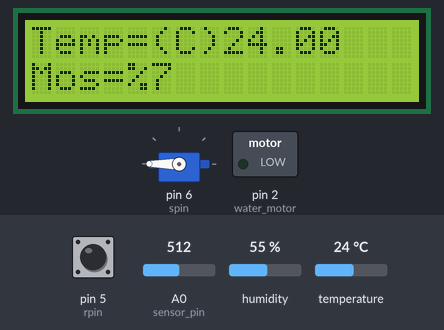
Simulated run of this sketch. Board: Arduino Uno, built with avr-gcc and run on an emulated ATmega328P. Parts: servo, 16×2 character LCD, switched loads named in the sketch (green lamp = pin HIGH). Inputs (shaded band) come from the test bench; at power-on: A0 (sensor_pin) = 512, temperature 24 °C, pin 5 (rpin) HIGH, humidity 55 %. What the sketch prints to the serial monitor is not drawn.

Above: at 1.7 s.
1.8 s: A0 (sensor_pin) set to 537
At 3.8 s:
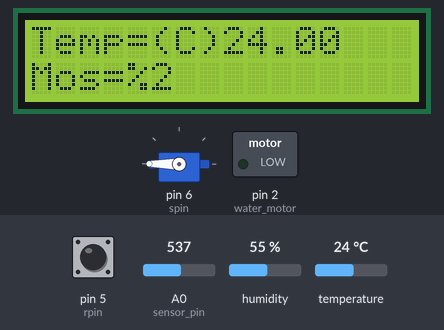
4.6 s: A0 (sensor_pin) set to 564
At 7.2 s:
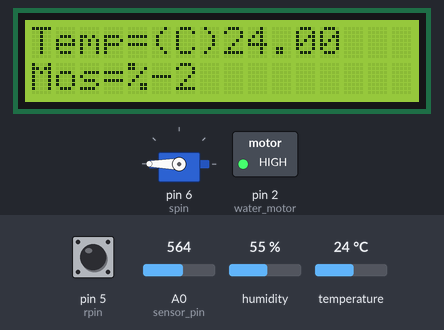
7.7 s: temperature set to 31 °C
At 10.3 s:
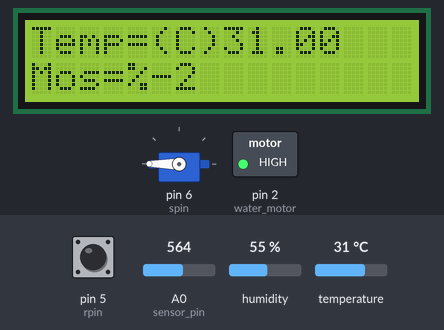
10.8 s: temperature set to 34 °C
At 12.1 s:
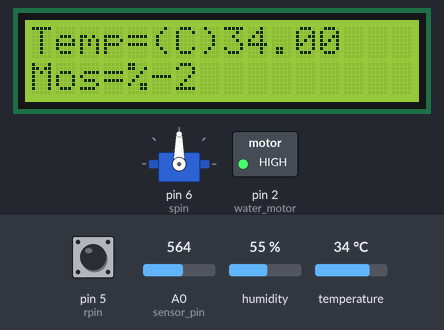
12.9 s: A0 (sensor_pin) set to 306
At 15.5 s:
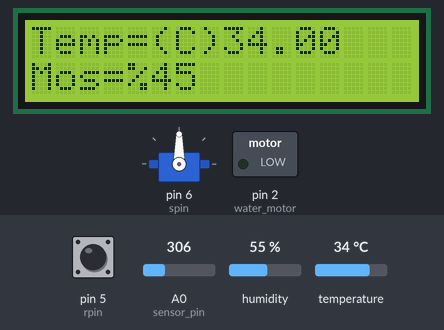
16.0 s: temperature set to 12 °C
At 18.6 s:
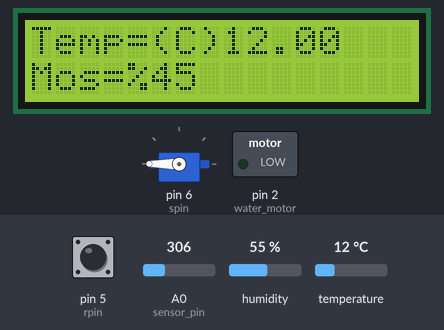
Timing chart, 0 to 20.1 s (numbered marks = the images above; inputs shaded):
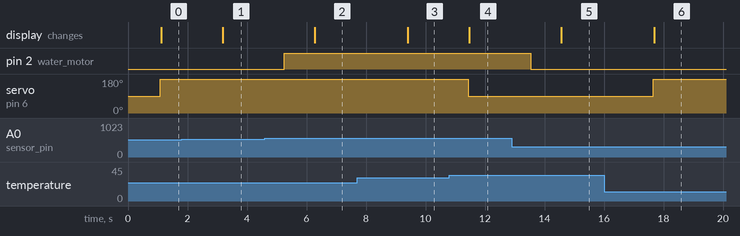

The sketch:

Awareness_of_orchid_cultivation.ino
```cpp
#include <Servo.h>
#include <DHT.h>
#include <Wire.h>
#include <LiquidCrystal_I2C.h>

LiquidCrystal_I2C lcd(0x27, 16, 2);

#define DHTPIN 4       // Define the pin for DHT sensor
#define DHTTYPE DHT11

int sensor_pin = A0; // Soil Sensor input at Analog PIN A0
int output_value;
Servo s1;
DHT dht(DHTPIN, DHTTYPE); // Initialize DHT sensor object
int rpin = 5;
int spin = 6;
int value;

void setup() {
  pinMode(2, OUTPUT); // water motor
  Serial.begin(9600);
  dht.begin();
  Serial.println("Reading From the Sensor ...");
  pinMode(rpin, INPUT); // Setting pin 5 as input
  s1.attach(spin); // Attaching servo to pin 6

  lcd.init();  // Change lcd.begin() to lcd.init()

  // Turn on the backlight and print a message.
  lcd.backlight();
}

void loop() {
  output_value = analogRead(sensor_pin);
  output_value = map(output_value, 550, 10, 0, 100); // Mapping sensor value to percentage
  Serial.print("Moisture : ");
  Serial.print(output_value);
  Serial.println("%");

  // Checking if moisture level is less than 0 (which is not possible), if so, turn on pin 2 (water motor)
  if (output_value < 0) {
    digitalWrite(2, HIGH); // on water motor
  } else {
    digitalWrite(2, LOW);
  }

  delay(1000);

  float temperature = dht.readTemperature();
  value = digitalRead(rpin);

  if(temperature >= 33.00 || value == LOW){
    s1.write(90); // Servo position for cooling or low moisture
  }
  else {
    s1.write(180); // Servo position for normal conditions
  }
  Serial.print("Temperature (C): ");
  Serial.println(temperature, 2);
  lcd.clear(); // Clear the LCD screen before printing new values
  lcd.setCursor(0, 0); // Set cursor to the first row
  lcd.print("Temp=(C)");
  lcd.print(temperature);
  lcd.setCursor(0, 1); // Set cursor to the second row
  lcd.print("Mos=%");
  lcd.print(output_value);
}
```

Measured:
- the behaviour switches between 555 and 556 on A0 (sensor_pin) (found by bisection; images 1 and 2)
- the behaviour switches between 32 and 33 °C on temperature (found by bisection; images 3 and 4)
- after the input at 1.8 s, the display: changes after 1.4 s (image 1)
- after the input at 4.6 s, pin 2 (water_motor): LOW → HIGH after 0.65 s; the display: changes after 1.7 s (image 2)
- after the input at 7.7 s, the display: changes after 1.7 s (image 3)
- after the input at 10.8 s, servo on pin 6 (spin): 180° → 90° after 0.64 s; the display: changes after 0.67 s (image 4)
- after the input at 12.9 s, pin 2 (water_motor): HIGH → LOW after 0.64 s; the display: changes after 1.7 s (image 5)
- after the input at 16.0 s, servo on pin 6 (spin): 90° → 180° after 1.7 s; the display: changes after 1.7 s (image 6)
